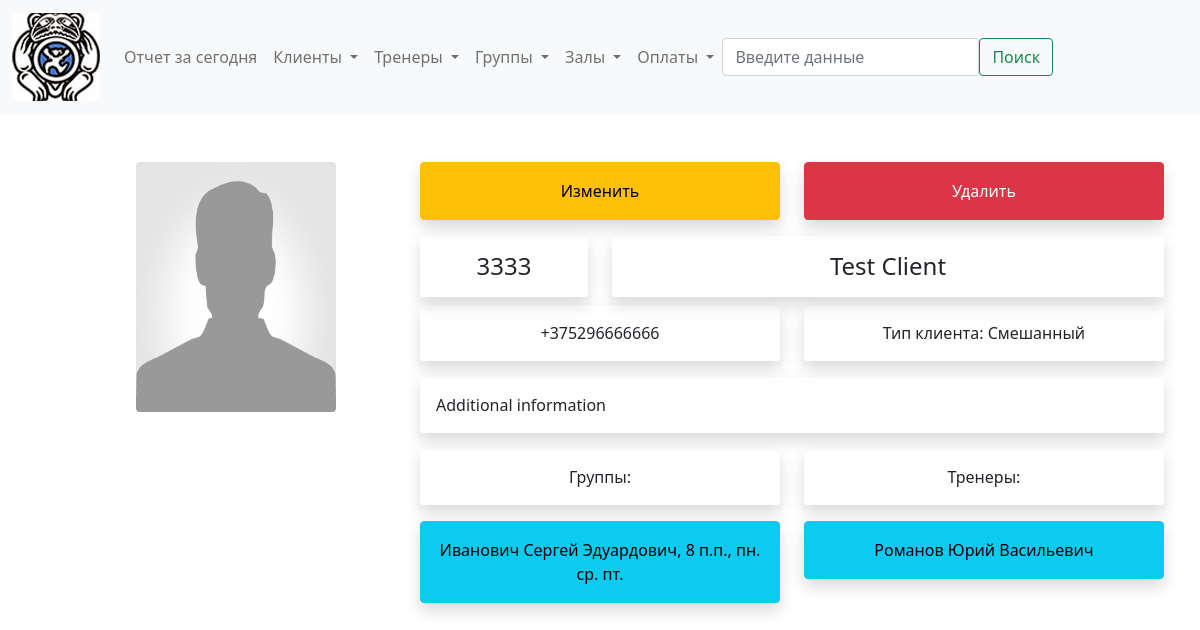
/client/2352, run on the app's committed database.
### billing/models.py (models this page shows, shortened)
class Client(models.Model):
    member_card = models.CharField(verbose_name='Членская карта', max_length=4, blank=True, null=True)
    name = models.CharField(verbose_name='ФИО', max_length=50, blank=True, null=True)
    tel_number = models.CharField(verbose_name='Номер телефона', max_length=20, blank=True, null=True)
    info = models.TextField(verbose_name='Дополнительная информация', null=True, blank=True)
    training_type_choices = [
        ('I', 'Индивидуал'),
        ('G', 'В группе'),
        ('B', 'Смешанный'),
    ]
    cl_type = models.CharField(verbose_name='Тип клиента', max_length=1, choices=training_type_choices, default='G')
    treners = models.ManyToManyField(Trener, verbose_name='Тренер', blank=True)
    groups = models.ManyToManyField(Group, verbose_name='Группа', blank=True)
    def last_payment(self):
        payments = self.payment_set.order_by('-date')
        if payments:
            return payments[0]
    class Meta:
        verbose_name = 'Клиент'
        verbose_name_plural = 'Клиенты'
        ordering = ['name']

class Group(models.Model):
    gr_type_choices = [
        ('A', 'Взрослая'),
        ('C', 'Детская')
    ]
    sport_type_choices = [
        ('B', 'Классический бокс'),
        ('T', 'Тайский бокс'),
        ('W', 'Женская группа'),
        ('M', 'ММА')
    ]
    schedule_choice = [
        ('uneven', 'пн. ср. пт.'),
        ('even', 'вт. чт. сб.'),
    ]
    gr_type = models.CharField(verbose_name='Возраст', max_length=1, choices=gr_type_choices, default='A')
    sport_type = models.CharField(verbose_name='Тип', max_length=1, choices = sport_type_choices, default='T')
    time = models.TimeField(verbose_name='Время')
    schedule = models.CharField(verbose_name='Расписание', max_length=6, choices=schedule_choice, null=True, blank=True)
    trener = models.ForeignKey('Trener', verbose_name='Тренер', on_delete=models.SET_NULL, null=True, blank=True)
    address = models.ForeignKey('Address', verbose_name='Зал', on_delete=models.SET_NULL, null=True, blank=True)
    class Meta:
        verbose_name = 'Группа'
        verbose_name_plural = 'Группы'
        ordering = ['trener']

class Trener(models.Model):
    name = models.CharField(max_length=50, verbose_name = 'Имя')
    tel_number = models.CharField(max_length=20, verbose_name = 'Номер телефона', null=True, blank=True)
    info = models.TextField(blank=True, null=False, verbose_name = 'Дополнительная информация')
    photo = models.ImageField(verbose_name='Фото', upload_to='billing/media/treners', height_field=None, width_field=None, null=True, blank=True)
    class Meta:
        verbose_name = 'Тренер'
        verbose_name_plural = 'Тренеры'

### billing/views.py (the view)
# urls.py: path('<slug:obj>/<int:id>', views.detail_object, name='detail_object'),
def detail_object(request, obj, id):
    model = obj_values[obj]
    inst = obj_values[obj].objects.get(id=id)
    page_obj = ''
    if obj == 'group':
        clients = inst.client_set.all()
        paginator = Paginator(clients, 50)
        page_number = request.GET.get('page')
        page_obj = paginator.get_page(page_number)
    return render(request, f'billing/detail/{obj}.html', {
        f'{obj}_model' : model,
        f'{obj}' : inst,
        'page_obj' : page_obj,
    })

### ChinukMaster/templates/billing/detail/client.html (shortened to what this page needs)
{% extends 'billing/base.html' %}
{% block content %}
    <div class="container-xxl">
        <div class="row">
            <div class="col-4">
                <div class="detail-photo d-flex justify-content-center">
                    {% if client.photo %}
                        <img src="{{trener.photo.url}}" alt="{{trener.name}}" class="rounded w-50 h-50">
                    {% else %}
                        <img src="/media/billing/media/unknown.png" alt="unknown user" class="rounded w-50 h-50">
                    {% endif %}
                </div>
            </div>
            <div class="col-8">
                <div class="row mb-3">
                    <div class="col">
                        <a href="{% url 'edit_object' obj='client' id=client.id %}" class="btn btn-warning p-3 w-100 rounded shadow">
                            Изменить
                        </a>
                    </div>
                    <div class="col">
                        <a href="{% url 'delete_object' obj='client' id=client.id %}" class="btn btn-danger p-3 w-100 rounded shadow">Удалить</a>
                    </div>
                </div>
                <div class="row text-center">
                    {% if client.member_card %}
                        <div class="col-3">
                            <h4 class="p-3 shadow rounded">{{ client.member_card }}</h4>
                        </div>
                    {% endif %}
                    <div class="col">
                        <h4 class="p-3 shadow rounded">{{ client.name }}</h4>
                    </div>
                </div>
                <div class="row text-center">
                    {% if client.tel_number %}
                        <div class="col-6">
                            <p class="p-3 shadow rounded">{{ client.tel_number }}</p>
                        </div>
                    {% endif %}
                    <div class="col">
                        <p class="p-3 shadow rounded">Тип клиента:
                            {% if client.cl_type == 'I' %} Индивидуал
                            {% elif client.cl_type == 'G' %} В группе
                            {% elif client.cl_type == 'B' %} Смешанный
                            {% endif %}
                        </p>
                    </div>
                </div>
                <div class="row">
                    {% if client.info %}
                        <div class="col">
                            <p class="p-3 shadow rounded">{{client.info}}</p>
                        </div>
                    {% endif %}
                </div>
                <div class="row">
                    {% if client.groups.all %}
                        <div class="col">
                            <p class="shadow rounded p-3 text-center">Группы: </p>
                            {% for group in client.groups.all %}
                                <p><a href="{% url 'detail_object' 'group' group.id %}" class="p-3 rounded shadow btn btn-info w-100">
                                    {{ group.trener.name }}, {{ group.time }},
                                    {% if group.schedule == 'uneven' %} пн. ср. пт.
                                    {% else %} вт. чт. сб.
                                    {% endif %}
                                </a></p>
                            {% endfor %}
                        </div>
                    {% endif %}
                    {% if client.treners.all %}
                        <div class="col">
                            <p class="shadow rounded p-3 text-center">Тренеры: </p>
                            {% for trener in client.treners.all %}
                                <p><a href="{% url 'detail_object' 'trener' trener.id %}" class="p-3 rounded shadow btn btn-info w-100">
                                    {{ trener.name }}
                                </a></p>
                            {% endfor %}
                        </div>
                    {% endif %}
                </div>
            </div>
        </div>
    </div>
{% endblock %}

### billing/static/billing.css (style rules this page uses)
.detail-photo { width: 400px; height: 500px; }

### data on the page
Client: member_card "3333", name "Test Client", tel_number "+375296666666", info "Additional information"
Group: trener.name "Иванович Сергей Эдуардович", time "8 п.п.", schedule "пн. ср. пт."
Trener: name "Романов Юрий Васильевич"
